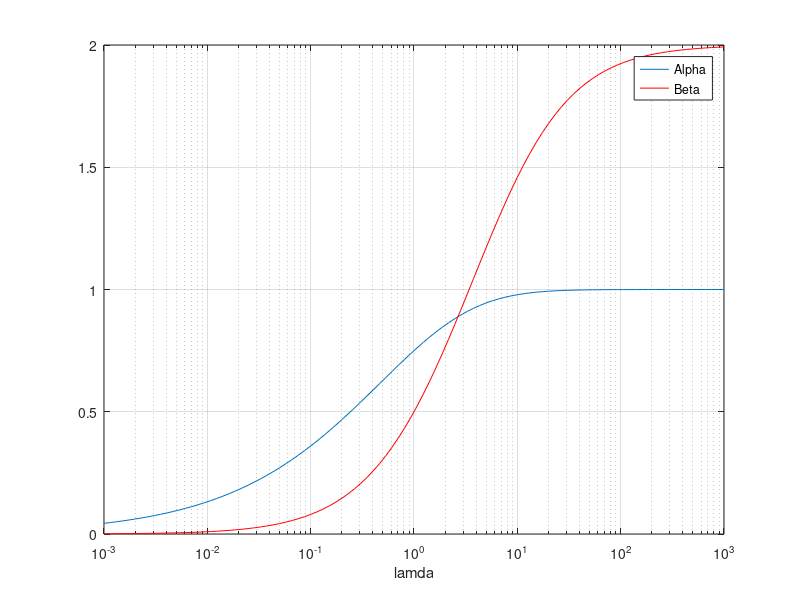

The MATLAB source for this figure:
%Problem 7.11


clc;
close all;
clear;
lamda=logspace(-3,3,100);
alpha=-1/8* (lamda.^2+8*lamda-(lamda+4).*sqrt(lamda.^2+8*lamda));
beta=1/4*(lamda.^2+4*lamda-lamda.*sqrt(lamda.^2+8*lamda));
semilogx(lamda,alpha,lamda,beta,'r');
xlabel('lamda'); grid on;
legend('Alpha','Beta')